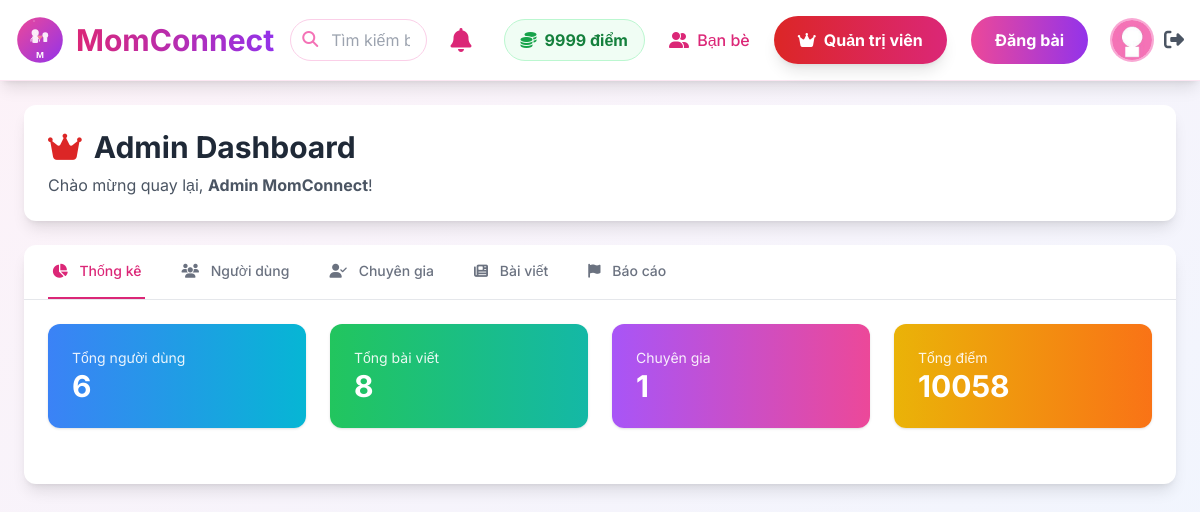
The page /admin (signed in) on the database its author committed.
### models.py (models this page shows, shortened)
class User(UserMixin, db.Model):
    id = db.Column(db.Integer, primary_key=True)
    name = db.Column(db.String(100), nullable=False)
    email = db.Column(db.String(100), unique=True, nullable=False)
    password = db.Column(db.String(200), nullable=False)
    avatar = db.Column(db.String(200), default='default.jpg')
    bio = db.Column(db.Text)
    children_count = db.Column(db.Integer, default=0)
    children_ages = db.Column(db.String(100))
    points = db.Column(db.Integer, default=0)
    role = db.Column(db.String(20), default='user')
    is_active = db.Column(db.Boolean, default=True)
    is_verified_expert = db.Column(db.Boolean, default=False)
    expert_request = db.Column(db.Text)
    expert_category = db.Column(db.String(50))
    created_at = db.Column(db.DateTime, default=vietnam_now)
    posts = db.relationship('Post', foreign_keys='Post.user_id', backref='author', lazy='dynamic')
    comments = db.relationship('Comment', backref='author', lazy='dynamic')
    expert_requests = db.relationship('ExpertRequest', backref='user', lazy='dynamic')

### app.py (the view)
@app.route('/admin')
@login_required
def admin_dashboard():
    if current_user.role != 'admin':
        flash('Bạn không có quyền truy cập!', 'error')
        return redirect(url_for('home'))
    stats = {
        'total_users': User.query.count(),
        'total_posts': Post.query.count(),
        'total_experts': User.query.filter_by(is_verified_expert=True).count(),
        'total_points': db.session.query(db.func.sum(User.points)).scalar() or 0
    }
    users = User.query.order_by(User.id.desc()).all()
    expert_requests = ExpertRequest.query.filter_by(status='pending').all()
    reports = Report.query.order_by(Report.created_at.desc()).all()
    posts = Post.query.order_by(Post.created_at.desc()).all()  # THÊM DÒNG NÀY
    return render_template(
        'admin_dashboard.html',
        stats=stats,
        users=users,
        expert_requests=expert_requests,
        reports=reports,
        posts=posts   # THÊM DÒNG NÀY
    )

### app.py (called while the page is built)
@login_manager.user_loader
def load_user(id):
    return User.query.get(int(id))

### templates/admin_dashboard.html (shortened to what this page needs)
{% extends "base.html" %}
{% block content %}
<div class="max-w-7xl mx-auto">
    <div class="bg-white rounded-xl shadow-lg p-6 mb-6">
        <h1 class="text-3xl font-bold text-gray-800 mb-2 flex items-center">
            <i class="fas fa-crown mr-3 text-red-600"></i>
            Admin Dashboard
        </h1>
        <p class="text-gray-600">Chào mừng quay lại, <strong>{{ current_user.name }}</strong>!</p>
    </div>
    <div class="bg-white rounded-xl shadow-lg overflow-hidden">
        <div class="border-b border-gray-200">
            <nav class="flex space-x-8 px-6" aria-label="Tabs">
                <button onclick="showTab('stats')" class="tab-btn active py-4 px-1 border-b-2 font-medium text-sm" data-tab="stats">
                    <i class="fas fa-chart-pie mr-2"></i> Thống kê
                </button>
                <button onclick="showTab('users')" class="tab-btn py-4 px-1 border-b-2 font-medium text-sm" data-tab="users">
                    <i class="fas fa-users mr-2"></i> Người dùng
                </button>
                <button onclick="showTab('experts')" class="tab-btn py-4 px-1 border-b-2 font-medium text-sm" data-tab="experts">
                    <i class="fas fa-user-check mr-2"></i> Chuyên gia
                </button>
                <button onclick="showTab('posts')" class="tab-btn py-4 px-1 border-b-2 font-medium text-sm" data-tab="posts">
                    <i class="fas fa-newspaper mr-2"></i> Bài viết
                </button>
                <button onclick="showTab('reports')" class="tab-btn py-4 px-1 border-b-2 font-medium text-sm" data-tab="reports">
                    <i class="fas fa-flag mr-2"></i> Báo cáo
                </button>
            </nav>
        </div>
        <div class="p-6">
            <div id="stats" class="tab-content">
                {% include "admin/partials/stats.html" %}
            </div>
        </div>
    </div>
</div>
{% endblock %}

### templates/base.html (shortened to what this page needs)
<!DOCTYPE html>
<html lang="vi">
<head>
    <script src="https://cdn.tailwindcss.com"></script>
    <link href="https://cdnjs.cloudflare.com/ajax/libs/font-awesome/6.5.0/css/all.min.css" rel="stylesheet">
</head>
<body class="bg-gradient-to-br from-pink-50 to-blue-50 min-h-screen">
    <nav class="bg-white shadow-lg p-4 sticky top-0 z-50 border-b border-pink-100">
        <div class="max-w-7xl mx-auto flex justify-between items-center">
            <a href="{{ url_for('home') }}" class="flex items-center gap-3 group">
                <img src="{{ url_for('static', filename='logo.svg') }}"
                     alt="MomConnect Logo"
                     class="w-12 h-12 logo-img">
                <span class="text-3xl font-bold bg-gradient-to-r from-pink-600 to-purple-600 bg-clip-text text-transparent">
                </span>
            </a>
            <form action="{{ url_for('search') }}" method="get" class="flex-1 max-w-md mx-4">
                <div class="relative">
                    <input type="text" name="q" placeholder="Tìm kiếm bài viết, mẹ bỉm..."
                        class="w-full pl-10 pr-4 py-2 border border-pink-200 rounded-full focus:outline-none focus:ring-2 focus:ring-pink-400 transition">
                    <i class="fas fa-search absolute left-3 top-3 text-pink-400"></i>
                </div>
            </form>
            <div class="flex items-center space-x-6">
                {% if current_user.is_authenticated %}
                <div class="relative">
                    <button onclick="toggleNotif()" class="relative p-2 hover:bg-gray-100 rounded-full transition">
                        <i class="fas fa-bell text-2xl text-pink-600"></i>
                    </button>
                </div>
                <div class="flex items-center gap-2 bg-green-50 px-4 py-2 rounded-full border border-green-200">
                    <i class="fas fa-coins text-green-600"></i>
                    <span class="text-green-700 font-bold">{{ current_user.points }} điểm</span>
                </div>
                <a href="{{ url_for('friends') }}" class="text-pink-600 hover:text-pink-700 font-medium">
                    <i class="fas fa-user-friends mr-1"></i> Bạn bè
                </a>
                {% if current_user.role == 'admin' %}
                <a href="{{ url_for('admin_dashboard') }}"
                    class="bg-gradient-to-r from-red-600 to-pink-600 text-white px-6 py-3 rounded-full font-bold hover:shadow-xl transition flex items-center gap-2 shadow-lg">
                    <i class="fas fa-crown"></i> Quản trị viên
                </a>
                {% elif current_user.is_verified_expert %}
                <span
                    class="bg-gradient-to-r from-purple-500 to-blue-600 text-white px-4 py-2 rounded-full text-xs font-bold flex items-center gap-1">
                    <i class="fas fa-stethoscope"></i> Chuyên gia
                </span>
                {% else %}
                <a href="{{ url_for('expert_request') }}" class="text-purple-600 hover:underline text-sm font-medium">
                    Trở thành chuyên gia?
                </a>
                {% endif %}
                <a href="{{ url_for('create_post') }}"
                    class="bg-gradient-to-r from-pink-500 to-purple-600 text-white px-6 py-3 rounded-full font-bold hover:shadow-lg transition">
                    Đăng bài
                </a>
                <div class="flex items-center gap-3">
                    <img src="{{ url_for('static', filename=current_user.avatar or 'images/default-avatar.png') }}"
                        class="w-10 h-10 rounded-full object-cover ring-2 ring-pink-300">
                    <a href="{{ url_for('logout') }}" class="text-gray-600 hover:text-red-600">
                        <i class="fas fa-sign-out-alt text-xl"></i>
                    </a>
                </div>
                {% else %}
                <a href="{{ url_for('login') }}" class="text-pink-600 font-bold">Đăng nhập</a>
                <a href="{{ url_for('register') }}"
                    class="bg-gradient-to-r from-pink-500 to-purple-600 text-white px-6 py-3 rounded-full font-bold">Đăng
                    ký</a>
                {% endif %}
            </div>
        </div>
    </nav>
    <div class="max-w-7xl mx-auto p-6">
        {% block content %}{% endblock %}
    </div>
</body>
</html>

### templates/base.html (style rules this page uses)
body { font-family: 'Inter', sans-serif; }
.logo-img { transition: transform 0.3s ease; }

### rows shown on the page
User: points "9999", avatar (placeholder picture), name "Admin MomConnect"

### other values the page prints
{{ stats.total_users }} "6"
{{ stats.total_posts }} "8"
{{ stats.total_experts }} "1"
{{ stats.total_points }} "10058"
